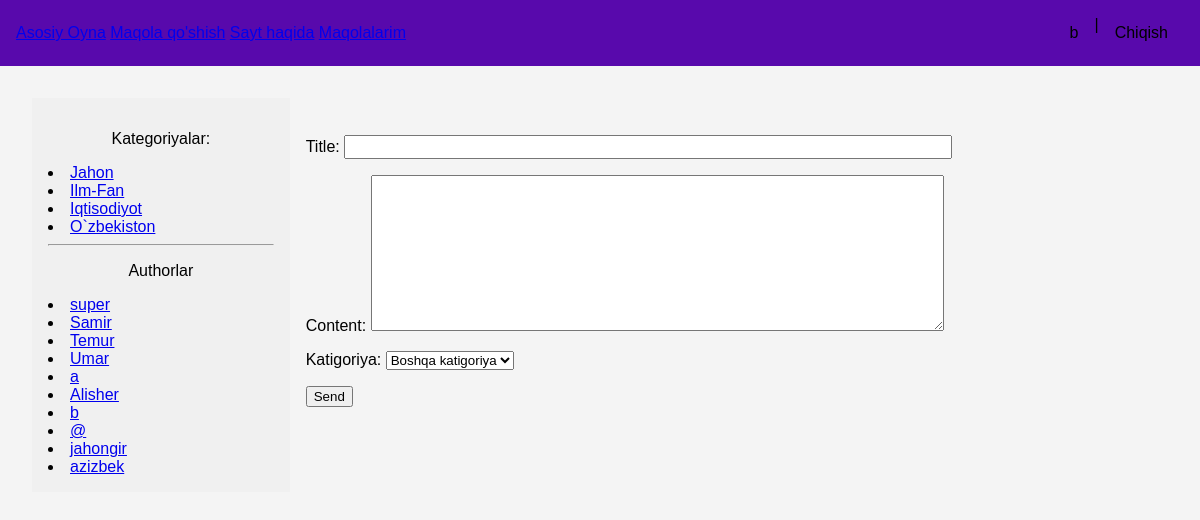
The app's page /addpage/ (signed in) with its own data.
### core/models.py (models this page shows, shortened)
class Category(models.Model):
    name = models.CharField(max_length=100, db_index=True, verbose_name="Katigoriya")
    author = models.ForeignKey(get_user_model(), on_delete=models.SET_NULL, null=True, blank=True, verbose_name="Muharir")
    slug = models.SlugField(max_length=255, unique=True, db_index=True)
    class Meta:
        verbose_name = 'Katigoriya'
        verbose_name_plural = 'Katigoriya'
    def __str__(self):
        return self.name

### core/views.py (the view, shortened to what this page needs)
# urls.py: path("addpage/", AddPage.as_view(), name='add_page'),
class AddPage(UserPassesTestMixin,CreateView):
    form_class=AddPageForm
    template_name="core/addpage.html"
    success_url=reverse_lazy("home")
    title_page="Maqola Qo'shish"
    def get_context_data(self, **kwargs):
        context = super().get_context_data(**kwargs)
        context['menu'] = menufunc(self.request.user)
        return context
    def test_func(self):
            return self.request.user.is_authenticated

### core/forms.py (shortened to what this page needs)
class AddPageForm(forms.ModelForm):
    cat = forms.ModelChoiceField(queryset=Category.objects.all(),empty_label='Boshqa katigoriya',label='Katigoriya')
    class Meta:
        model = Maqola
        fields = ['title', 'content', 'cat']  # 'filelds' o'rniga 'fields'
        widgets = {
            'title': forms.TextInput(
                attrs={"class": "form-input",
                       'style': 'width: 600px;  font-size: 16px;'}
                ),
            'content': forms.Textarea(attrs={'cols': 69, 'rows': 10})
        }

### core/templatetags/show_tags.py (called while the page is built)
@register.inclusion_tag('core/list_cats.html')
def show_categories(cat_selected=0):
    cats = Category.objects.all()
    return {'cats': cats, 'cat_selected': cat_selected}

@register.inclusion_tag('core/list_cats_main.html')
def show_user_for_main(cat_selected=0):
    users = get_user_model().objects.all()
    return {'users': users, 'cat_selected': cat_selected}

### core/views.py (called while the page is built)
def menufunc(user):
    if user.is_authenticated and user.groups.filter(name='Muharirlar').exists():
        return [
            {"title": "Asosiy Oyna", 'url_name': 'home'},
            {"title": "Maqola qo'shish", 'url_name': 'add_page'},
            {"title": "Sayt haqida", 'url_name': 'about'},
            {"title": "Maqolalarim", 'url_name': 'users:maqolam'},
            {"title": "Muharirlar Kabineti", 'url_name': 'muharir'},
        ]
    else:
        return [
            {"title": "Asosiy Oyna", 'url_name': 'home'},
            {"title": "Maqola qo'shish", 'url_name': 'add_page'},
            {"title": "Sayt haqida", 'url_name': 'about'},
            {"title": "Maqolalarim", 'url_name': 'users:maqolam'}
        ]

### core/templates/core/addpage.html (shortened to what this page needs)
{% extends "base.html" %}
{% block content %}
<form action="" method='post' enctype="multipart/form-data">
     {%for f in form%}
    <label for="{{ f.id_for_label }}">{{f.label}}: </label>{{ f }}</p>
     {% endfor %}
    <p><button type="submit">Send</button></p>
</form>
{% endblock content %}

### templates/base.html (shortened to what this page needs)
{% load static %}
{% load show_tags %}
<!DOCTYPE html>
<html lang="en">
<head>
    <link type="text/css" href="{% static 'css/style.css' %}" rel="stylesheet" />
</head>
<body>
    <nav class="navbar_container">
        <nav class="navbar">
        {% for m in menu %}
            <a href="{% url m.url_name %}">{{m.title}}</a>
        {% endfor %}
        </nav>
        <div class="right_links">
            {% if user.is_authenticated %}
            <a href="{%url 'users:profile'%}">{{ user.username }}</a>
            |
            <a href="{% url 'users:logout' %}" id="logout-link">Chiqish</a>
        {% else %}
            <a href="{% url 'users:login' %}">Kirish</a>
            <a href="{% url 'users:register_signup'%}">Ro'yxatdan o'tish</a>
        {% endif %}
        </div>
    </nav>
    <main class="content">
        <div class="sidebar">
            <ul>
                {% if cat_selected == 0 %}
                    <li>Kategoriyalar:</li>
                {% else %}
                    <li><a href="{% url 'home' %}">Kategoriyalar:</a></li>
                {% endif %}
            </ul>
            {% show_categories cat_selected %}
            <hr>
            {%show_user_for_main cat_selected%}
        </div>
        <div class="main-content">
            <main>
                {% block content %}{% endblock content %}
            </main>
        </div>
    </main>
</body>
</html>

### core/templates/core/list_cats.html
{% for cat in cats %}
    {% if cat.slug == cat_selected %}
        <li class="selected">{{ cat.name }}</li>
    {% else %}
        <li><a href="{% url 'category' cat.slug %}">{{ cat.name }}</a></li>
    {% endif %}
{% endfor %}

### core/templates/core/list_cats_main.html
{% if users %}
    <p style=" text-align: center;">Authorlar</p>
        {% for user in users %}
            {% if user.id == cat_selected %}
                <li class="selected">{{ user.username }}</li>
            {% else %}
                <li><a href="{% url 'author_main' user.id %}">{{ user.username }}</a></li>
            {% endif %}
        {% endfor %}
{% endif %}

### core/static/css/style.css (style rules this page uses)
body { font-family: Arial, sans-serif; margin: 0; padding: 0; background-color: #f4f4f4; }
.content { display: flex; padding: 2rem; }
.sidebar { width: 20%; background-color: #f0f0f0; padding: 1rem; }
.sidebar ul { list-style-type: none; padding: 0; }
.sidebar ul li { margin-bottom: 0.5rem; text-align: center; }
.sidebar ul li a { text-decoration: none; color: #000; }
.main-content { width: 75%; padding: 1rem; }
.navbar_container { display: flex; justify-content: space-between; align-items: center; padding: 1rem; background-color: rgb(88, 9, 172); flex-grow: 1; }
.right_links { display: flex; }
.right_links a { color: #000; padding: 0.5rem 1rem; text-decoration: none; }
body { font-family: Arial, sans-serif; background-color: #f4f4f4; margin: 0; padding: 0; }

### records on screen
Category: name "Jahon"
Category: name "Ilm-Fan"
Category: name "Iqtisodiyot"
Category: name "O`zbekiston"

### other values on screen
{{ m.title }} "Asosiy Oyna" "Maqola qo'shish" "Sayt haqida" "Maqolalarim"
{{ user.username }} "b"
{{ user.username }} "super"
{{ user.username }} "Samir"
{{ user.username }} "Temur"
{{ user.username }} "Umar"
{{ user.username }} "a"
{{ user.username }} "Alisher"
{{ user.username }} "@"
{{ user.username }} "jahongir"
{{ user.username }} "azizbek"
{{ f.label }} "Title" "Content" "Katigoriya"
